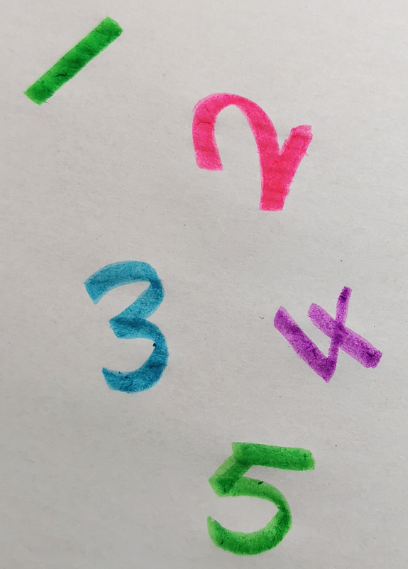
#> input picture image/number_org.png, 408 x 569 px, found by its file name
$ python opencv_Douglas_Peucker.py
#> lines starting #> are read from the running program, lines starting #| are printed output that depends on the picture; after the words box and inside, x2 and y2 are one past the last pixel; in counts of white or black regions, pixels touching at a corner belong together
# -*- coding: utf-8 -*-
"""
Created on Thu Apr 22 16:53:56 2021

@author: 30679
"""

#------------------------------------------approxPolyDP函数采用道格拉斯-普克算法

#---------------------------------------------------------------------minMaxLoc
# minMaxLoc(src[, mask]，minVal, maxVal, minLoc, maxLoc)
# src参数表示输入单通道图像
# mask参数表示用于选择子数组的可选掩码
# minVal参数表示返回的最小值，如果不需要，则使用NULL
# maxVal参数表示返回的最大值，如果不需要，则使用NULL
# minLoc参数表示返回的最小位置的指针（在2D情况下）；
# 如果不需要，则使用NULL。 maxLoc参数表示返回的最大位置的指针（在2D情况下）；
# 如果不需要，则使用NULL
# 使用函数cvMinMaxLoc(result,&min_val,&max_val,&min_loc,&max_loc,NULL);从result中提取最大值（相似度最高）以及最大值的位置（即在result中该最大值max_val的坐标位置max_loc，即模板滑行时左上角的坐标，类似于图中的坐标（x,y）。）

# 由此得到：rect=cvRect(max_loc.x,max_loc.y,tmp->width,tmp->height);rect表示的矩形区域即是最佳的匹配区域

###--------------------------------------------------approxPolyDP多边形逼近函数
# void approxPolyDP(InputArray curve, OutputArray approxCurve, double epsilon, bool closed)；

# 例如：approxPolyDP(contourMat, approxCurve, 10, true);//找出轮廓的多边形拟合曲线
# 第一个参数 InputArray curve：输入的点集
# 第二个参数OutputArray approxCurve：输出的点集，当前点集是能最小包容指定点集的。画出来即是一个多边形。
# 第三个参数double epsilon：指定的精度，也即是原始曲线与近似曲线之间的最大距离,epsilon越小，折线的形状越“接近”曲线
# 第四个参数bool closed：若为true，则说明近似曲线是闭合的；反之，若为false，则断开。

###-------------------------------------------------------轮廓长度函数arcLength
# arcLength 函数用于计算封闭轮廓的周长或曲线的长度。
# cv2.arcLength(curve, closed)
# curve，输入的轮廓顶点
# closed，用于指示曲线是否封闭
# 返回值，轮廓的周长

###------------------------------------------------------轮廓面积contourArea函数
# double contourArea(InputArray contour, bool oriented = false);
# contour，输入的二维点集（轮廓顶点），可以是 vector 或 Mat 类型。
# oriented，面向区域标识符。有默认值 false。若为 true，该函数返回一个带符号的面积值，正负取决于轮廓的方向（顺时针还是逆时针）。若为 false，表示以绝对值返回。

###---------------------------------------------------------convexHull图像的凸包
#void convexHull(InputArray points,OutputArray hull,bool clockwise =  false, bool returnPoints = true)
# InputArray points: 得到的点集，一般是用图像轮廓函数求得的轮廓点
# OutputArray hull: 输出的是凸包的二维xy点的坐标值，针对每一个轮廓形成的
# bool clockwise = false: 表示凸包的方向，顺时针或者逆时针
# bool returnPoint = true: 表示返回点还是点地址的索引

###---------------------------------------------------------多边形polylines函数
# void cv::polylines  (
#         Mat &                 mg,作为画布的矩阵
#         const Point *const *  pts,折线顶点数组
#         const int *           npts,折线顶点个数
#         int                   ncontours,待绘制折线数
#         bool                  isClosed,是否是闭合折线(多边形)
#         const Scalar &        color,折线的颜色
#         int     thickness = 1,折线粗细
#         int     lineType = LINE_8,线段类型
#         int     shift = 0 缩放比例(0是不缩放,4是1/4)
#     )
# void cv::polylines  (   InputOutputArray    img,作为画布的矩阵
#         InputArrayOfArrays      pts,折线顶点数组
#         bool    isClosed,是否是闭合折线(多边形)
#         const Scalar &      color,折线的颜色
#         int     thickness = 1,折线粗细
#         int     lineType = LINE_8,线段类型
#         int     shift = 0 缩放比例(0是不缩放,4是1/4)
#     )
#与定义1不同,定义2中 pts 的类型为 InputArrayOfArrays, 而 InputArrayOfArrays 的本源是 vector

import cv2
img = cv2.imread("number_org.png")
#> img is the input picture: shape (569, 408, 3); mean B, G, R 179.8, 182.5, 185.1
gray = cv2.cvtColor(img, cv2.COLOR_BGR2GRAY)
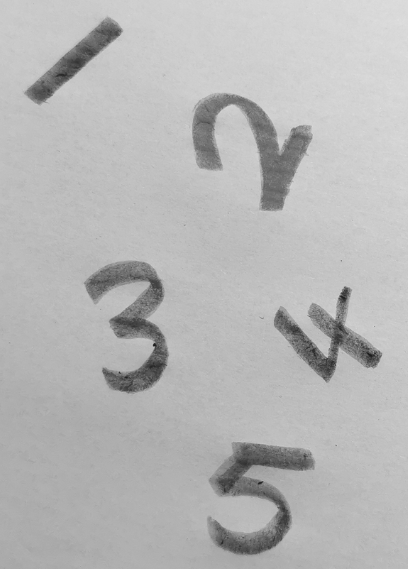
#> gray: shape (569, 408); min 26, max 224, mean 182.9
thresh_old = cv2.inRange(gray, 0, 160)      #阈值化法二值化图像
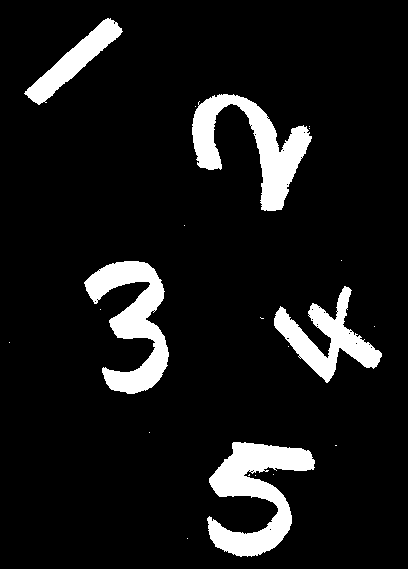
#> thresh_old: shape (569, 408); 9.6% white; 21 white regions (16 under 20 px), largest, box (x1, y1, x2, y2) and area: (207, 442, 315, 557) 5792, (192, 94, 312, 211) 5251, (84, 261, 169, 394) 5154, (274, 286, 382, 383) 3681, (24, 18, 123, 105) 2407
thresh = cv2.medianBlur(thresh_old,19)
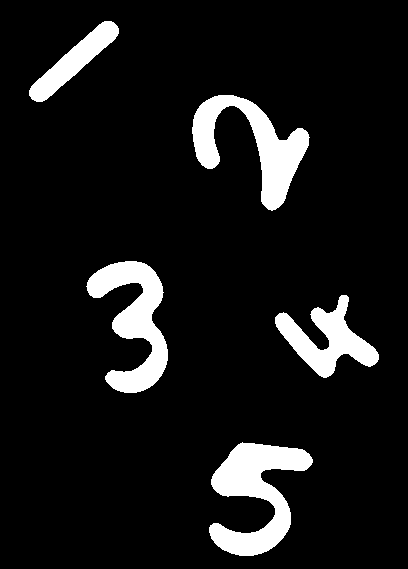
#> thresh: shape (569, 408); 9.3% white; 5 white regions, box (x1, y1, x2, y2) and area: (209, 442, 313, 556) 5701, (192, 95, 310, 211) 5124, (86, 261, 168, 393) 5028, (275, 295, 379, 378) 3541, (29, 21, 119, 102) 2284
binary = cv2.medianBlur(thresh,19)
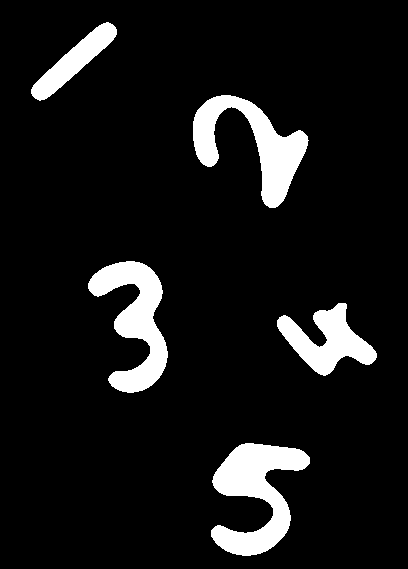
#> binary: shape (569, 408); 9.1% white; 5 white regions
contours, hier = cv2.findContours(thresh, cv2.RETR_EXTERNAL,cv2.CHAIN_APPROX_SIMPLE)
#> contours = 5 contours; box (x1, y1, x2, y2) and area: (209, 442, 313, 556) 5466, (192, 95, 310, 211) 4896, (86, 261, 168, 393) 4805, (275, 295, 379, 378) 3372, (29, 21, 119, 102) 2186

# 寻找凸包并绘制凸包（轮廓）
# 寻找物体的凸包并绘制凸包的轮廓
for cnt in contours:
    hull = cv2.convexHull(cnt)
    length = len(hull)
    # 如果凸包点集中的点个数大于5
    if length > 1:
        # 绘制图像凸包的轮廓
        for i in range(length):
            cv2.line(img, tuple(hull[i][0]), tuple(hull[(i+1)%length][0]), (0,0,255), 2)
#> this loop made 5 passes
#> length on passes 1 to 5: 33, 19, 35, 32, 24
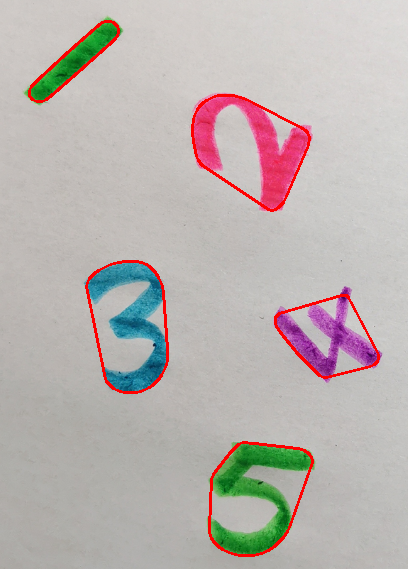
#> img: shape (569, 408, 3); 2.01% of pixels changed, all inside (x1, y1, x2, y2) = (28, 20, 380, 557)

cv2.imshow('line', img)
# [17 lines of commented-out code are left out]
cv2.waitKey(0)
cv2.destroyAllWindows()

$ run again, with image/dosktop.png copied over image/number_org.png
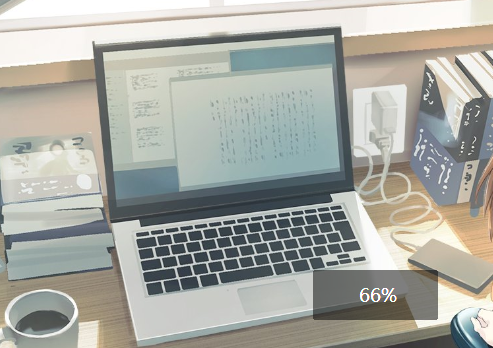
#> input picture image/dosktop.png, 493 x 348 px, found by its file name
#> img is the input picture: shape (348, 493, 3); mean B, G, R 163.2, 170, 168.3
#> `thresh_old = cv2.inRange(gray, 0, 160)`:
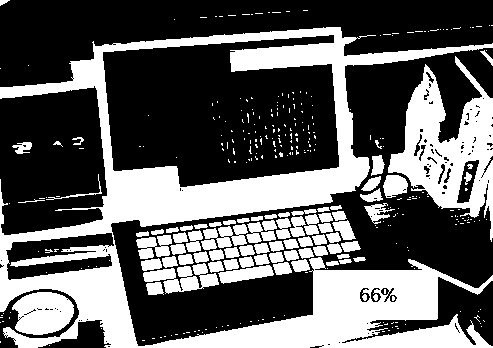
#> thresh_old: shape (348, 493); 37.7% white; 337 white regions (256 under 20 px), largest, box (x1, y1, x2, y2) and area: (0, 27, 493, 348) 41637, (388, 56, 493, 242) 8372, (12, 292, 74, 335) 2028
#> thresh: shape (348, 493); 38.6% white; 3 white regions (1 under 20 px), largest, box (x1, y1, x2, y2) and area: (0, 29, 493, 348) 64199, (0, 47, 108, 103) 2019
#> binary: shape (348, 493); 38.8% white; 3 white regions (1 under 20 px)
#> contours = 3 contours, 1 with area under 20; largest, box (x1, y1, x2, y2) and area: (0, 29, 493, 348) 63060, (0, 47, 108, 103) 1874
#> the loop `for cnt in contours:` made 3 passes
#> length on passes 1 to 2: 8, 13
#> after the loop `for cnt in contours:`:
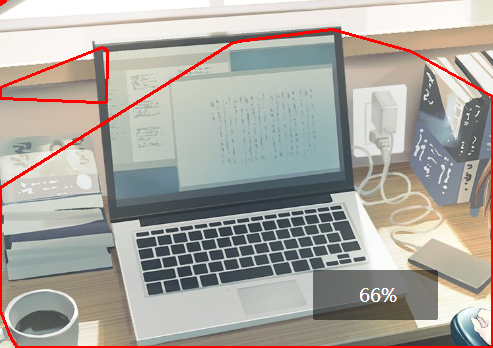
#> img: shape (348, 493, 3); 2.49% of pixels changed, all inside (x1, y1, x2, y2) = (0, 0, 493, 348)
